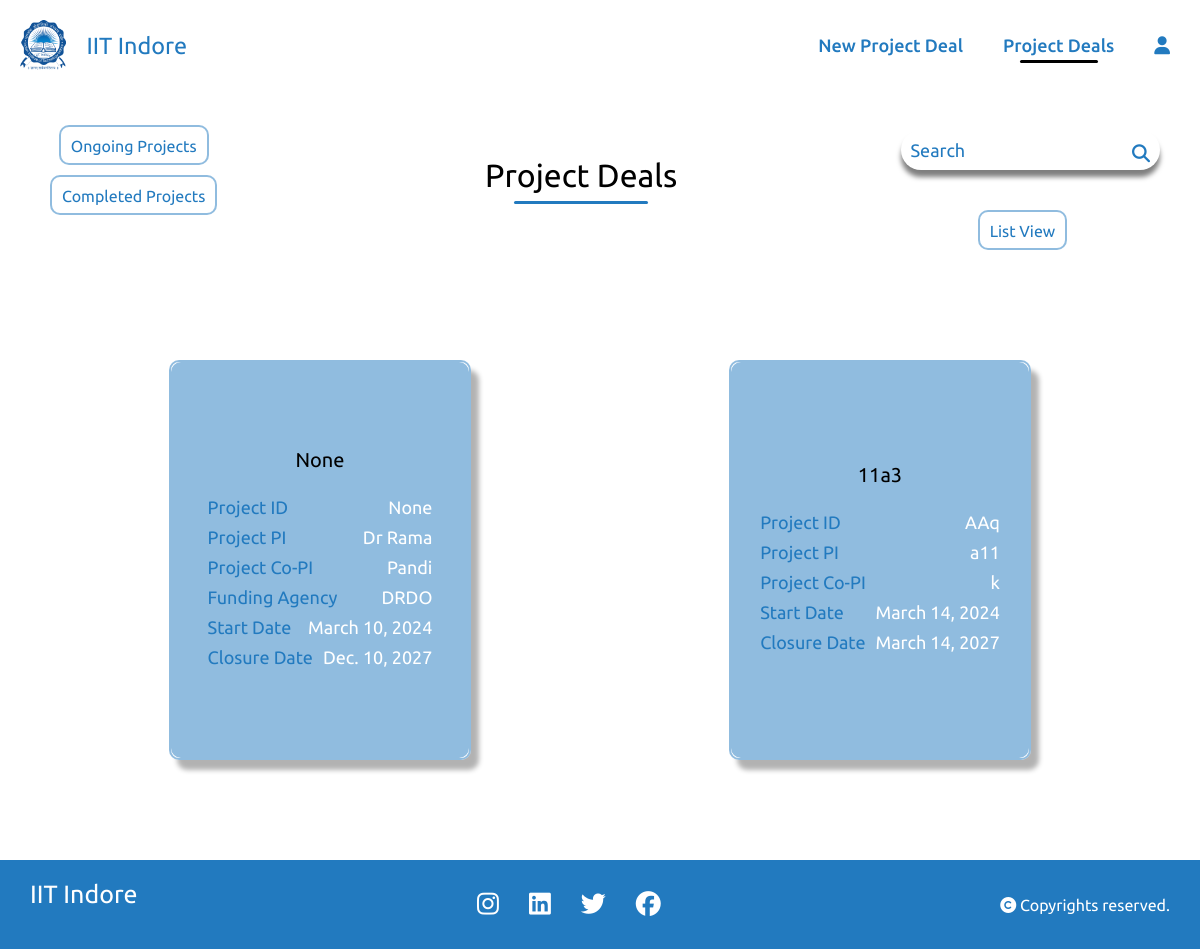
Before: /project_list/ with the older database file.
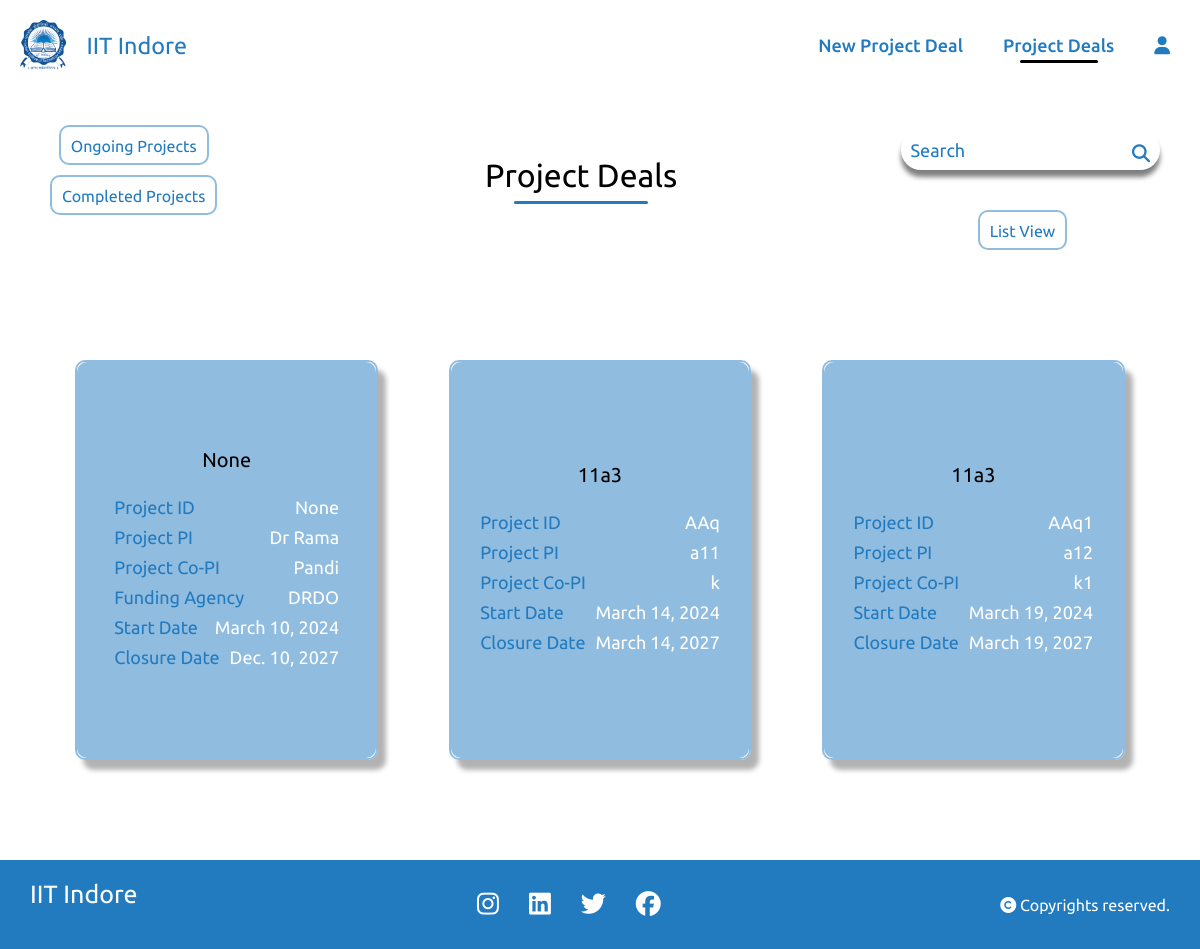
After: the same page with the newer database file.
### home/models.py (models this page shows)
class project_details(models.Model):
    Project_Fellowship_No = models.CharField(max_length=20,null=True,blank=True,default=None)
    Project_file_name = models.CharField(max_length=20,null=True,blank= True)
    PI_of_Project = models.CharField(max_length=20,blank=True,null=True)
    Sanctioned_Date = models.DateField(null=True)
    Project_Start_Date = models.DateField(null=True)
    Project_Closure_Date = models.DateField(null=True)
    Title_of_Project = models.CharField(max_length=50,blank=True,null=True)
    project_duration =models.IntegerField(null=True)
    financial_year_start_index = models.IntegerField(null=True)
    financial_year_end_index = models.IntegerField(null=True)
    start_month = models.IntegerField(null=True)
    end_month = models.IntegerField(null=True)
    funding_agency = models.CharField(max_length=100,blank=True,null=True)
    Co_PI_of_Project = models.CharField(max_length=100,blank=True,null=True)
    Country = models.CharField(max_length=100,blank=True,null=True)
    Country_Involved = models.CharField(max_length=100,blank=True,null=True)
    Department = models.CharField(max_length=100,blank=True,null=True)
    Category = models.CharField(max_length=100,blank=True,null=True)
    Details_of_Donors= models.CharField(max_length=100,blank=True,null=True)
    remark = models.TextField(null=True, blank=True)
    scheme_name = models.CharField(max_length=255, null=True, blank=True)
    scheme_code = models.CharField(max_length=50, null=True, blank=True)
    received_amount =models.CharField(max_length=50, null=True, blank=True)
    date_of_receipt_amount = models.DateField(default=timezone.now, null=True, blank=True)
    provisional_uc = models.TextField(null=True, blank=True)
    audited_uc = models.TextField(null=True, blank=True)
    link_uc = models.URLField(null=True, blank=True)
    sanction_letters_link = models.URLField(null=True, blank=True)
    total_project_cost = models.CharField(max_length=50, null=True, blank=True)
    fellowship_type = models.CharField(max_length=100, null=True, blank=True)
    TASK_CHOICES = [
        ('ongoing', 'Ongoing'),
        ('completed', 'Completed'),
    ]
    task = models.CharField(
        max_length=10,
        choices=TASK_CHOICES,
        default='ongoing',
    )

### home/views.py (the view)
# urls.py: path('project_list/',views.project_list,name='project_list'),
def project_list(request):
    projects = project_details.objects.all()
    filter_option = request.GET.get('filter')
    if filter_option == 'completed':
        projects = projects.filter(task='completed')
    elif filter_option == 'ongoing':
        projects = projects.filter(task='ongoing')
    context = {'projects': projects}
    return render(request, 'project_list.html', context)

### templates/project_list.html (shortened to what this page needs)
{% load static %}
<!DOCTYPE html>
<html lang="en">
<head>
    <link rel="stylesheet" href="{% static 'style.css' %}">
</head>
<body>
    <div class="navbar1">
        <div class="title">
            <a href="{% url "homepage" %}" class="lo">
              <img src="{% static "IITI_Logo.png" %}" class="logo">
              <h3>IIT Indore</h3>
            </a>
        </div>
        <div class="links">
            <ul>
                <li><a href="{% url "index" %}">New Project Deal</a></li>
                <li><a href="{% url "project_list" %}" class="active">Project Deals</a></li>
                <li><a href="{% url "logout" %}"><i class="fa-solid fa-user"></i></a></li>
            </ul>
        </div>
    </div>
    <div class="titles">
      <div class="dropdown">
        <div class="dropdown-menu" aria-labelledby="dropdownMenuButton">
          <a class="dropdown-item" id="ongoing" href="#" onclick="showOngoingProjects()">Ongoing Projects</a>
          <a class="dropdown-item" href="#" id="completed" onclick="showCompletedProjects()">Completed Projects</a>
        </div>
      </div>
      <div class="sub_nav">
          <div class="project_list"><h1>Project Deals</h1></div>
      </div>
      <div class="search">
        <form class="search-bar sub_nav" method="GET" action="{% url 'project_search' %}">
            <input type="text" name="q" placeholder="Search">
            <button type="submit"><i class="fa-solid fa-magnifying-glass"></i></button>
        </form>
        <a href="{% url 'project_listwise' %}">List View</a>
      </div>
    </div>
    <div class="project-container">
        {% for project in projects %}
        <div class="book">
            <div class="buttons">
                <a href="{% url 'fill' project_id=project.id %}">
                    <button class="button">Monthly Sheet</button>
                </a>
                <a href="{% url 'mastersheet' project_id=project.id %}">
                    <button class="button">Mastersheet</button>
                </a>
                <a href="{% url 'SOE_navigation' project_id=project.id %}">
                  <button class="button">SOE</button>
              </a>
              <a href="{% url 'ucr' project_id=project.id %}">
                <button class="button">UCR</button>
            </a>
            </div>
            <div class="cover">
                <div class="project-details">
                    <h4 style="text-align:center;">   {{ project.Title_of_Project }}  </h4>
                    <p><span>Project ID</span><span> {{ project.Project_Fellowship_No }}</span></p>
                    <p><span>Project PI</span><span> {{ project.PI_of_Project }}</span></p>
                    {% if project.Co_PI_of_Project %}<p><span>Project Co-PI</span><span>{{ project.Co_PI_of_Project }}</span></p>{% endif %}
                    {% if project.funding_agency %}<p><span>Funding Agency</span><span>{{ project.funding_agency }}</span></p>{% endif %}
                    <p><span>Start Date</span><span>{{ project.Project_Start_Date }}</span></p>
                    <p><span>Closure Date</span><span>{{ project.Project_Closure_Date }}</span></p>
                </div>
            </div>
           </div>
        {% endfor %}
    </div>
    <footer>
        <div class="footer">
          <div class="info">
            <h4>IIT Indore</h4>
          </div>
          <div class="social">
            <ul>
              <li><a href="#"><i class="fa-brands fa-instagram"></i></a></li>
              <li><a href="#"><i class="fa-brands fa-linkedin"></i></a></li>
              <li><a href="#"><i class="fa-brands fa-twitter"></i></a></li>
              <li><a href="#"><i class="fa-brands fa-facebook"></i></a></li>
            </ul>
          </div>
          <div class="rights">
            <p><i class="fa-solid fa-copyright"></i> Copyrights reserved.</p>
          </div>
        </div>
      </footer>
</body>
</html>

Changed rows visible on the page:
added project_details: Title_of_Project "11a3", Project_Fellowship_No "AAq1", PI_of_Project "a12", Co_PI_of_Project "k1", Project_Start_Date "March 19, 2024", Project_Closure_Date "March 19, 2027"
